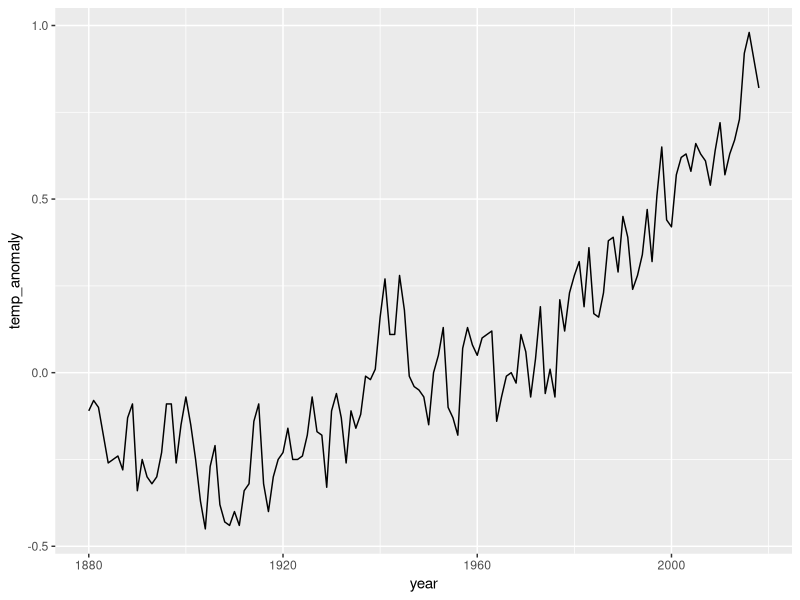
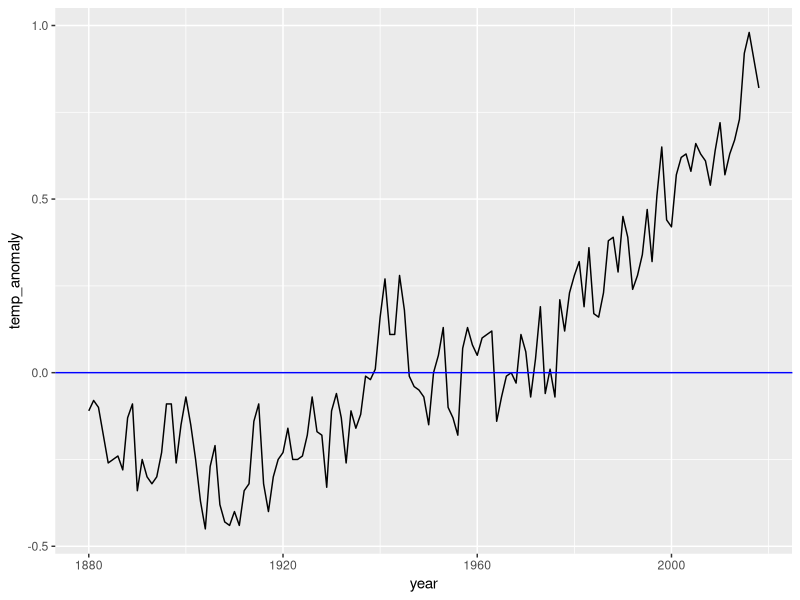
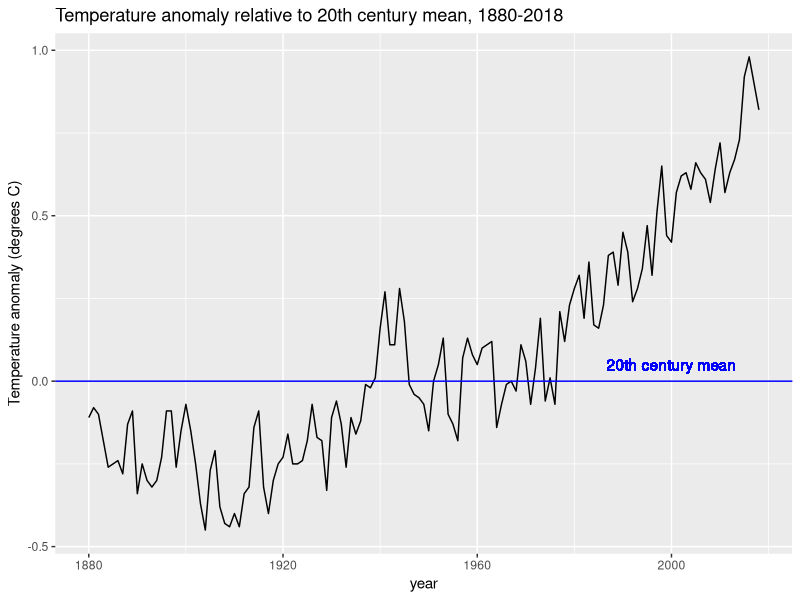
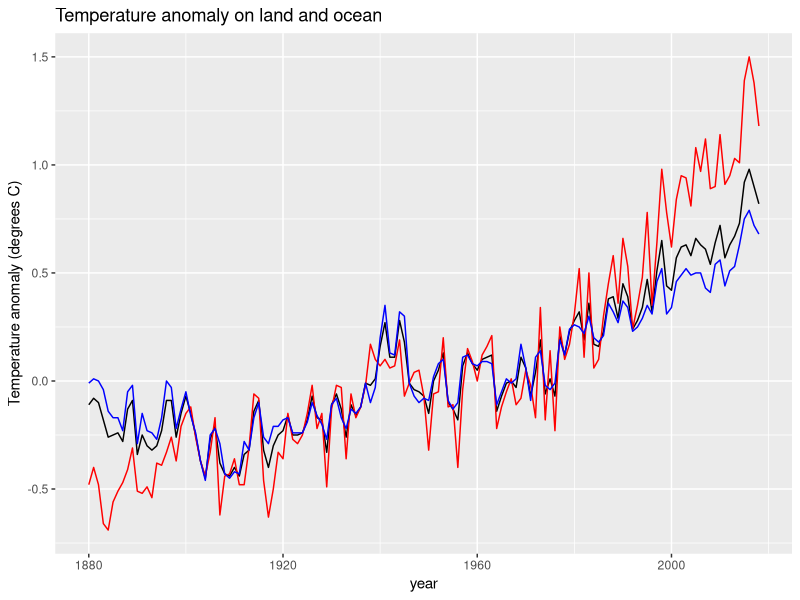

Recreate these plots in R, in order.
# Load in data/libraries
library(tidyverse)
library(dslabs)
data(temp_carbon)

# Different ways to find latest year carbon emissions were reported in temp_carbon
# First way
temp_carbon %>%
  filter(!is.na(carbon_emissions)) %>%
  pull(year) %>%
  max()
# Second way
temp_carbon %>%
  filter(!is.na(carbon_emissions)) %>%
  .$year %>%
  max()
#Third way
temp_carbon %>%
  filter(!is.na(carbon_emissions)) %>%
  select(year) %>%
  max()

# Different ways to find earliest year carbon emissions were reported in temp_carbon
# First way
temp_carbon %>%
  filter(!is.na(carbon_emissions)) %>%
  pull(year) %>%
  min()
# Second way
temp_carbon %>%
  filter(!is.na(carbon_emissions)) %>%
  .$year %>%
  min()
#Third way
temp_carbon %>%
  filter(!is.na(carbon_emissions)) %>%
  select(year) %>%
  min()

# Finding carbon_emissions for earliest reported year (1751) and latest reported year (2014) and comparing them
carbon1 <- temp_carbon %>%
  filter(year == 1751) %>%
  .$carbon_emissions

carbon2 <- temp_carbon %>%
  filter(year == 2014) %>%
  .$carbon_emissions

carbon_increase <- carbon2/carbon1
carbon_increase

# Finding global temperature anomaly between the earliest recorded temperature anomaly and the most recently recorded temperature anomaly in temp_carbon
# Global temperature anomaly in 1880
temp1 <- temp_carbon %>%
  filter(year == "1880") %>%
  .$temp_anomaly

# Global temperature anomaly in 2018
temp2 <- temp_carbon %>%
  filter(year == "2018") %>%
  .$temp_anomaly

# Difference in global temperature anomaly
temp_increase <- temp2 - temp1
temp_increase

# Time series plot showing temperature anomaly through the years
temp_anomaly_plot <- temp_carbon %>% 
  filter(!is.na(temp_anomaly)) %>%
  ggplot(aes(year, temp_anomaly)) +
  geom_line()
temp_anomaly_plot

# Adding blue horizontal line showing mean temperature in 20th century
temp_anomaly_plot <- temp_anomaly_plot + geom_hline(aes(yintercept = 0), color = "blue")
temp_anomaly_plot

# Adding labels to our plot, axes, and horizontal line showing mean temperature anomaly
temp_anomaly_plot <- temp_anomaly_plot + ylab("Temperature anomaly (degrees C)") +
  ggtitle("Temperature anomaly relative to 20th century mean, 1880-2018") +
  geom_text(aes(x = 2000, y = 0.05, label = "20th century mean"), col = "blue")
temp_anomaly_plot

# Finding first year temperature anomaly exceeded 20th century mean of 0.0 degrees C
temp_carbon %>% 
  filter(temp_anomaly > 0) %>% 
  select(year) %>% 
  min()

# Finding last year temperature anomaly was below 20th century mean of 0.0 degrees C
temp_carbon %>%
  filter(temp_anomaly < 0) %>%
  select(year) %>%
  max()

# Finding first year temperature anomaly exceeded .5 degrees C
temp_carbon %>%
  filter(temp_anomaly > .5) %>%
  select(year) %>%
  min()

# Same as earlier time series plot called temp_anomaly_plot, but includes other columns from temp_carbon, specifically ocean_anomaly and land_anomaly. Plots them the same as temp_anomaly was plotted
land_ocean_temp_anomaly_plot <- temp_carbon %>% filter(!is.na(temp_anomaly) & !is.na(land_anomaly) & !is.na(ocean_anomaly)) %>%
  ggplot(aes(year, temp_anomaly)) +
  geom_line() +
  geom_line(aes(year, land_anomaly), col = "red") +
  geom_line(aes(year, ocean_anomaly), col = "blue") +
  ylab("Temperature anomaly (degrees C)") +
  xlim(c(1880, 2018)) +
  ggtitle("Temperature anomaly on land and ocean")
land_ocean_temp_anomaly_plot
